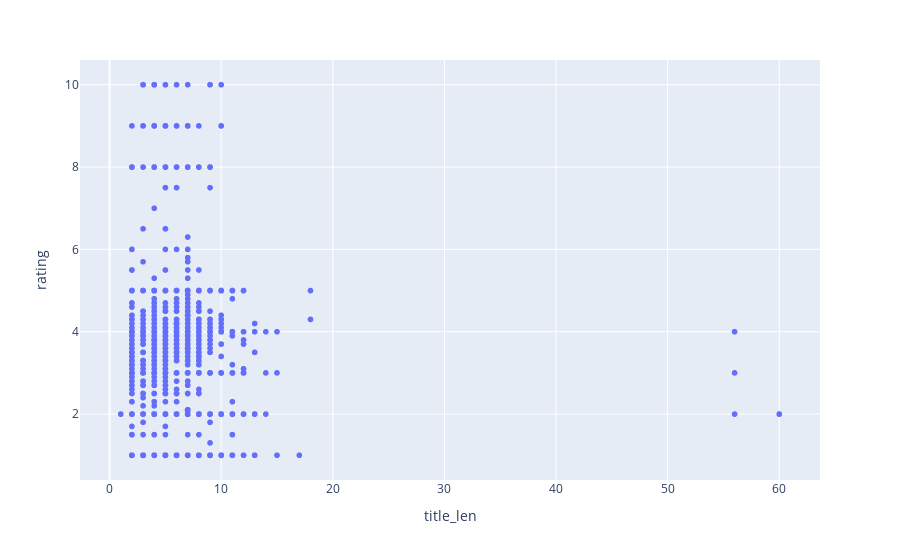

Notebook source saved alongside this figure:
### Code cell
df["title_len"] = df.title.apply(len)
px.scatter(df, x = "title_len", y = "rating")

### Figure 1 — Plotly figure (JSON) as saved in the notebook; plotly's stock layout.template omitted (floating-point values rounded to 4 significant figures; data arrays with more than 128 entries replaced by an {"elided": "..."} marker saying what was removed)
{"data": [{"hovertemplate": "title_len=%{x}<br>rating=%{y}<extra></extra>", "legendgroup": "", "marker": {"color": "#636efa", "symbol": "circle"}, "mode": "markers", "name": "", "showlegend": false, "type": "scattergl", "x": {"elided": "4600 int values"}, "xaxis": "x", "y": {"elided": "4600 float values"}, "yaxis": "y"}], "layout": {"legend": {"tracegroupgap": 0}, "margin": {"t": 60}, "xaxis": {"anchor": "y", "domain": [0, 1], "title": {"text": "title_len"}}, "yaxis": {"anchor": "x", "domain": [0, 1], "title": {"text": "rating"}}}}
